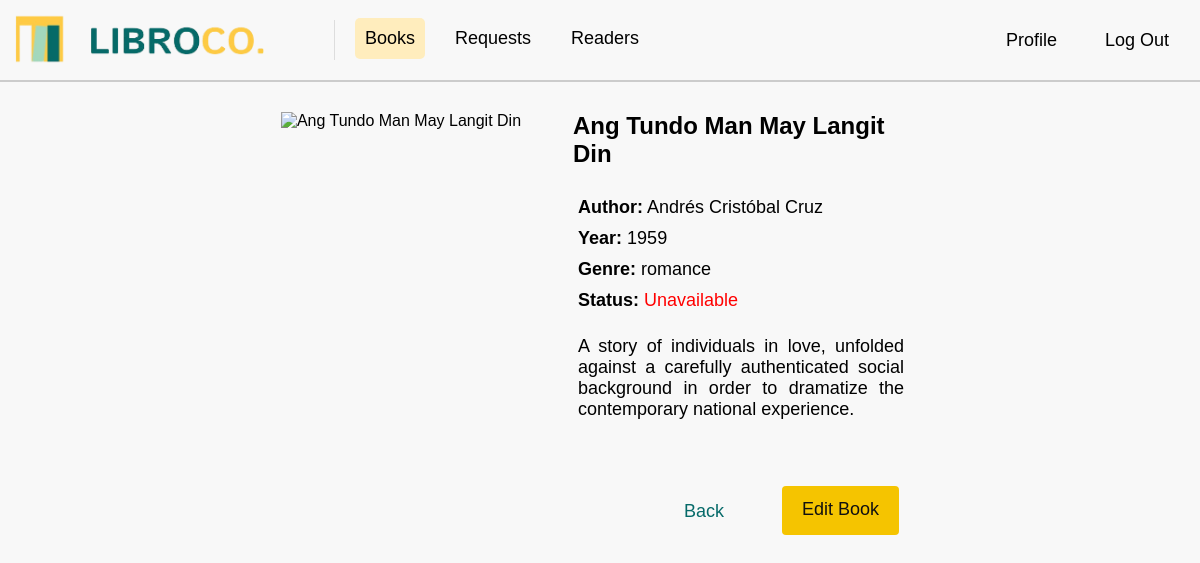
Before: /lib_viewbook/21 with the older database file.
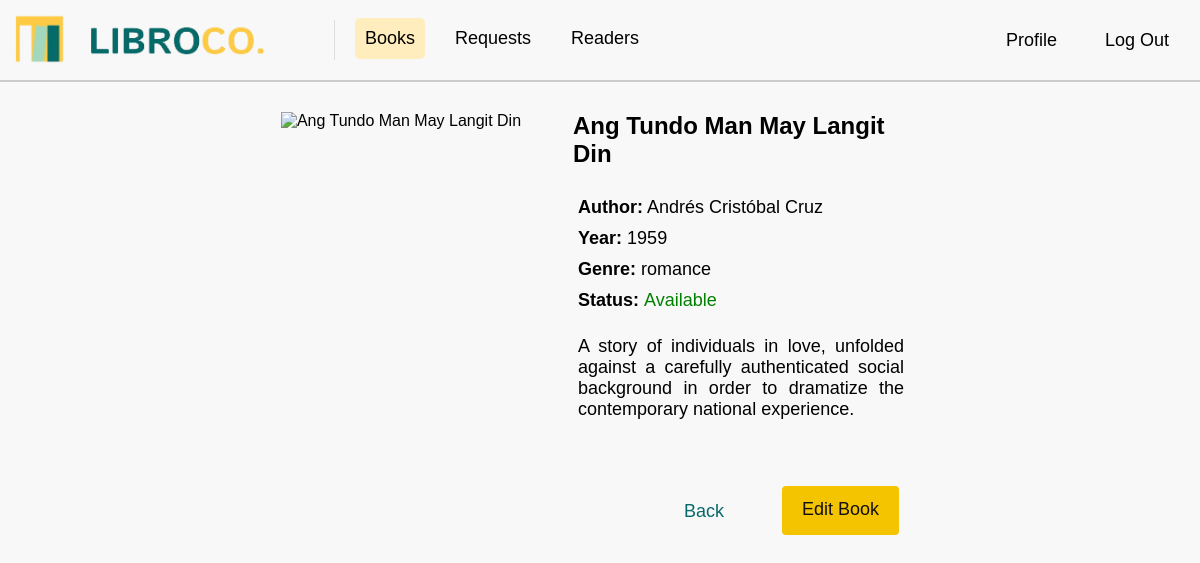
After: the same page with the newer database file.
### tables this page shows
CREATE TABLE status (
book_id INTEGER,
availability VARCHAR(15),
FOREIGN KEY (book_id) REFERENCES books(book_id));

### app.py (the view)
@app.route("/lib_viewbook/<int:book_id>")
def lib_viewbook(book_id):
    sql_book = "SELECT * FROM books WHERE book_id = ?"
    book = getprocess(sql_book, (book_id,))
    if not book:  # Handle case where no book is found
        os.abort(404, description="Book not found")
    sql_status = "SELECT availability FROM status WHERE book_id = ?"
    status_result = getprocess(sql_status, (book_id,))
    availability = status_result[0]['availability'] if status_result else 'Unavailable'
    return render_template("lib_viewbook.html", book=book[0], availability=availability)

### app.py (called while the page is built)
@app.before_request
def before_request():
    print("Session data:", session)

### dbhelper.py (called while the page is built)
def getprocess(sql: str, params: tuple = ()) -> list:
    try:
        db = connect(database, timeout=30, check_same_thread=False)  # Adding timeout and thread safety
        db.row_factory = Row  # Ensure that rows are returned as dictionaries
        cursor = db.cursor()
        cursor.execute(sql, params)
        data = cursor.fetchall()  # Fetch the data
        return data
    except Error as e:
        print(f"SQLite error: {e}")
        return []
    finally:
        db.close()  # Ensure the connection is closed

### templates/lib_viewbook.html (shortened to what this page needs)
<!DOCTYPE html>
<html lang="en">
<head>
    <link rel="stylesheet" type="text/css" href="{{ url_for('static', filename='css/stylereaderdash.css') }}">
    <link rel="stylesheet" type="text/css" href="{{ url_for('static', filename='css/viewbookstyle.css') }}">
</head>
<body>
    <nav>
        <a class="navbar-brand" href="{{ url_for('books') }}">
            <img class="logo" src="{{ url_for('static', filename='images/logo.png') }}" width="250" height="50" />
        </a>
        <div class="navbar-links">
            <a href="{{ url_for('books') }}" class="active">Books</a>
            <a href="{{ url_for('requests') }}">Requests</a>
            <a href="{{ url_for('readers') }}">Readers</a>
        </div>
        <div class="navbar-rightt">
            <a href="{{ url_for('profile') }}">Profile</a>
            <a href="{{ url_for('logout') }}">Log Out</a>
        </div>
    </nav>
    <div class="divider"></div>
    <div class="main-content">
        <div class="header-row">
            <div class="viewbook_container">
                <div class="book_image">
					{% if book['image'] %}
						<img
							src="/{{ book['image'].replace('\\', '/') }}"
							alt="{{ book['book_title'] }}"
							width="300">
					{% else %}
						<img src="{{ url_for('static', filename='images/default_image.jpg') }}" alt="No Image Available" width="300">
					{% endif %}
				</div>
                <div class="viewbook_details">
                    <h3 class="book_title">{{ book['book_title'] }}</h3>
                    <h5 class="author"><strong>Author:</strong> {{ book['author'] }}</h5>
                    <h5 class="publication_year"><strong>Year:</strong> {{ book['publication_year'] }}</h5>
                    <h5 class="genre">Genre: <span class="genre_details">{{ book['genre'] }}</span></h5>
                    <h5 class="availability">Status:
                        <span class="status {{ 'available' if availability == 'Available' else 'unavailable' }}">
                            {{ availability }}
                        </span>
                    </h5>
                    <p class="desc">{{ book['description'] }}</p>
                    <div class="view_book_button">
                        <a href="{{ url_for('books') }}">
                            <button type="button" class="back_button">Back</button>
                        </a>
                        <a href="{{ url_for('edit_book', book_id=book['book_id']) }}" class="btn">Edit Book</a>
                    </div>
                </div>
            </div>
        </div>
    </div>
</body>
</html>

Changed rows visible on the page:
changed status: availability "Unavailable" → "Available"
